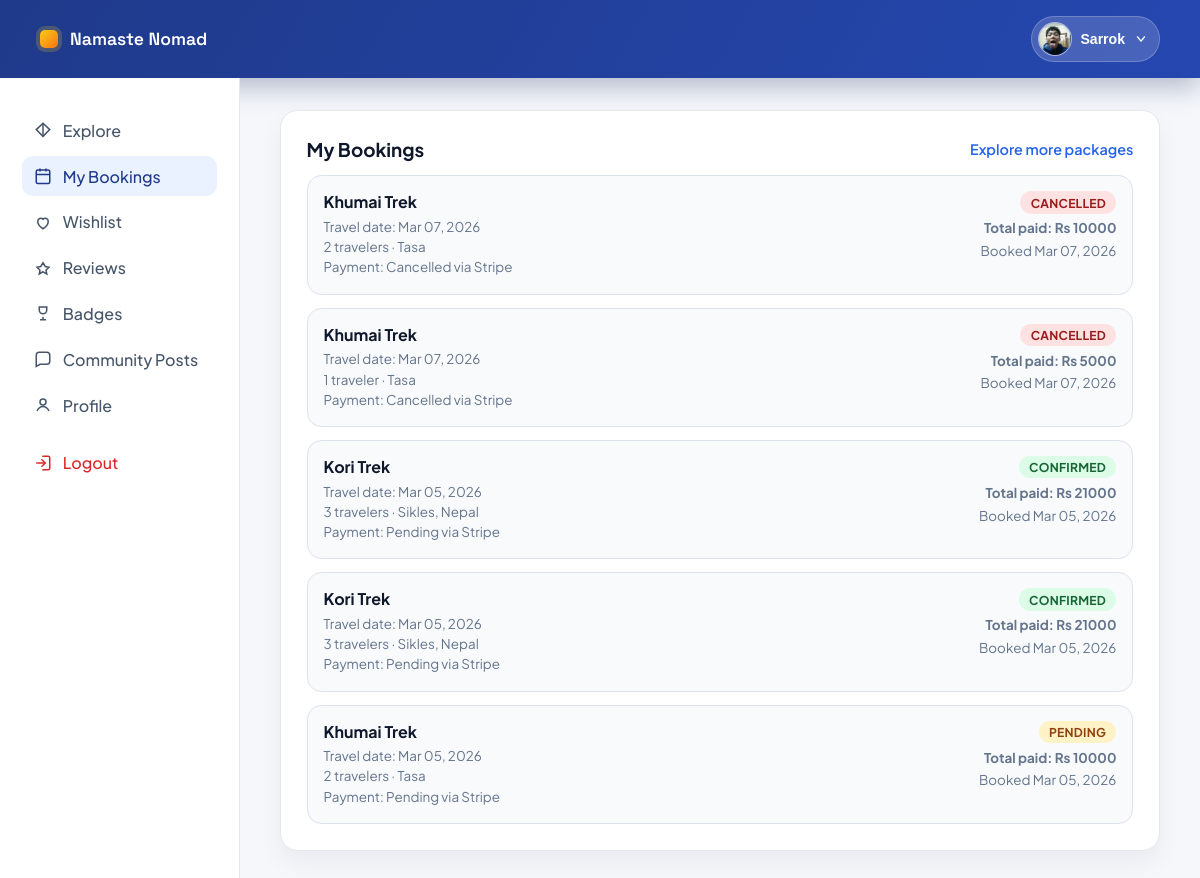
Page /accounts/traveler/bookings/ (signed in) on the earlier database version.
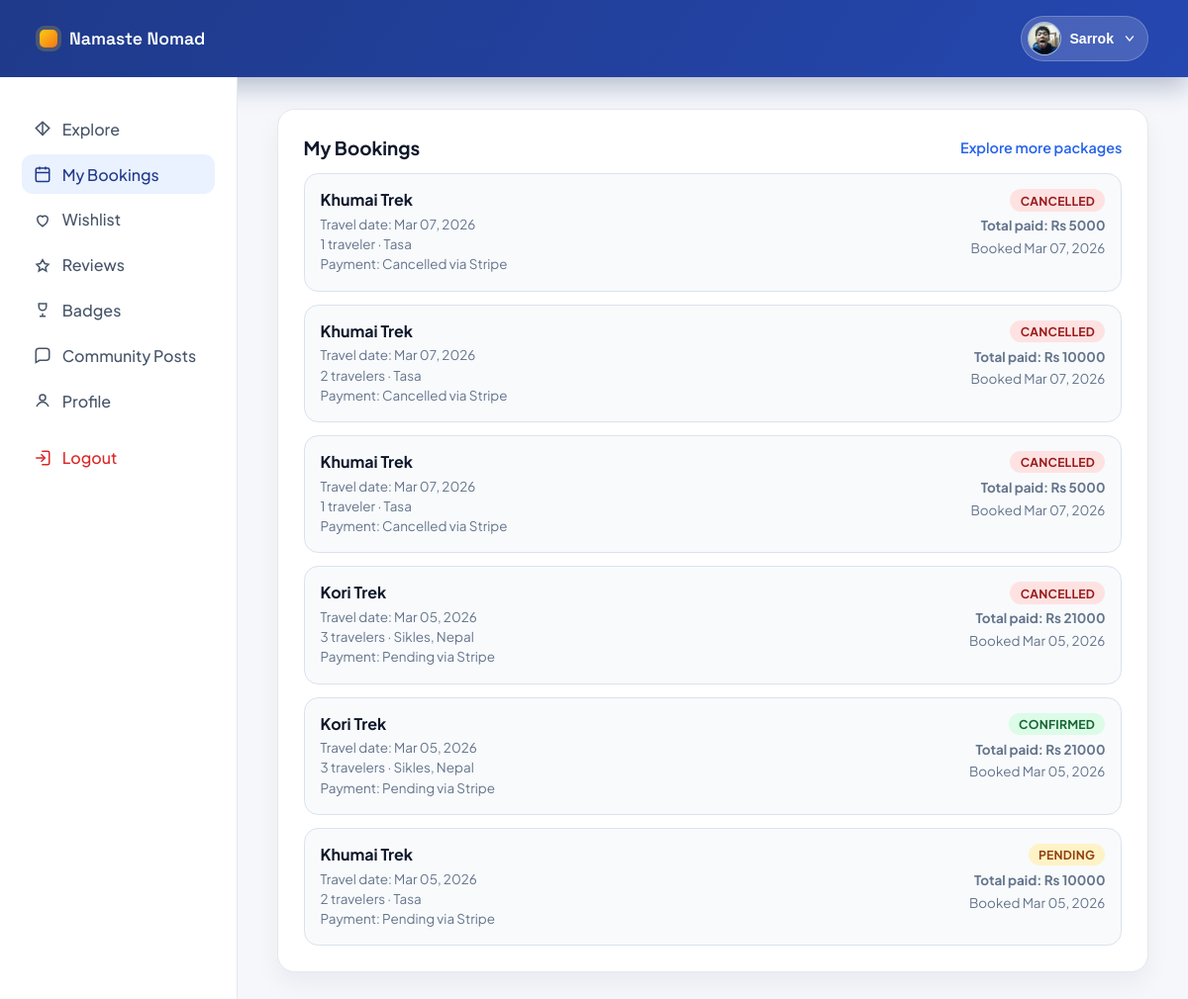
Same page on the later database version.
### core/models.py (models this page shows, shortened)
class Booking(models.Model):
    COMMISSION_VENDOR_RATE = Decimal('0.75')
    COMMISSION_PLATFORM_RATE = Decimal('0.25')
    STATUS_PAYMENT_PENDING = 'payment_pending'
    STATUS_PENDING = 'pending'
    STATUS_CONFIRMED = 'confirmed'
    STATUS_CANCELLED = 'cancelled'
    STATUS_CHOICES = [
        (STATUS_PAYMENT_PENDING, 'Payment Pending'),
        (STATUS_PENDING, 'Pending'),
        (STATUS_CONFIRMED, 'Confirmed'),
        (STATUS_CANCELLED, 'Cancelled'),
    ]
    PAYMENT_METHOD_STRIPE = 'stripe'
    PAYMENT_METHOD_ESEWA = 'esewa'
    PAYMENT_METHOD_KHALTI = 'khalti'
    PAYMENT_METHOD_CHOICES = [
        (PAYMENT_METHOD_STRIPE, 'Stripe'),
        (PAYMENT_METHOD_ESEWA, 'eSewa'),
        (PAYMENT_METHOD_KHALTI, 'Khalti'),
    ]
    PAYMENT_STATUS_PENDING = 'pending'
    PAYMENT_STATUS_PAID = 'paid'
    PAYMENT_STATUS_CANCELLED = 'cancelled'
    PAYMENT_STATUS_EXPIRED = 'expired'
    PAYMENT_STATUS_CHOICES = [
        (PAYMENT_STATUS_PENDING, 'Pending'),
        (PAYMENT_STATUS_PAID, 'Paid'),
        (PAYMENT_STATUS_CANCELLED, 'Cancelled'),
        (PAYMENT_STATUS_EXPIRED, 'Expired'),
    ]
    SOURCE_CHOICES = [
        ('direct', 'Direct'),
        ('partner', 'Partner'),
        ('social', 'Social'),
        ('marketplace', 'Marketplace'),
    ]
    package = models.ForeignKey(Package, on_delete=models.CASCADE, related_name='bookings')
    traveler = models.ForeignKey(
        settings.AUTH_USER_MODEL,
        on_delete=models.SET_NULL,
        related_name='traveler_bookings',
        null=True,
        blank=True,
    )
    vendor = models.ForeignKey(
        settings.AUTH_USER_MODEL,
        on_delete=models.SET_NULL,
        related_name='vendor_bookings',
        null=True,
        blank=True,
    )
    number_of_people = models.PositiveIntegerField(default=1)
    travel_date = models.DateField(default=date.today)
    special_notes = models.TextField(blank=True)
    start_date = models.DateField(null=True, blank=True)
    end_date = models.DateField(null=True, blank=True)
    status = models.CharField(max_length=20, choices=STATUS_CHOICES, default=STATUS_PAYMENT_PENDING)
    payment_method = models.CharField(
        max_length=20,
        choices=PAYMENT_METHOD_CHOICES,
        default=PAYMENT_METHOD_STRIPE,
    )
    payment_status = models.CharField(
        max_length=20,
        choices=PAYMENT_STATUS_CHOICES,
        default=PAYMENT_STATUS_PENDING,
    )
    payment_reference = models.CharField(max_length=255, blank=True)
    stripe_checkout_session_id = models.CharField(max_length=255, blank=True)
    paid_at = models.DateTimeField(null=True, blank=True)
    payment_expires_at = models.DateTimeField(null=True, blank=True)
    source = models.CharField(max_length=20, choices=SOURCE_CHOICES, default='direct')
    total_price = models.DecimalField(
        max_digits=10,
        decimal_places=2,
        validators=[MinValueValidator(0)],
    )
    vendor_amount = models.DecimalField(
        max_digits=10,
        decimal_places=2,
        validators=[MinValueValidator(0)],
        default=Decimal('0.00'),
    )
    platform_fee = models.DecimalField(
        max_digits=10,
        decimal_places=2,
        validators=[MinValueValidator(0)],
        default=Decimal('0.00'),
    )
    created_at = models.DateTimeField(auto_now_add=True)

class Package(models.Model):
    DIFFICULTY_CHOICES = (
        ('easy', 'Easy'),
        ('moderate', 'Moderate'),
        ('challenging', 'Challenging'),
        ('expedition', 'Expedition'),
    )
    CATEGORY_TREK = 'TREK'
    CATEGORY_TOUR = 'TOUR'
    CATEGORY_CHOICES = (
        (CATEGORY_TREK, 'Trek'),
        (CATEGORY_TOUR, 'Tour'),
    )
    vendor = models.ForeignKey(
        settings.AUTH_USER_MODEL,
        on_delete=models.CASCADE,
        related_name='vendor_packages',
    )
    title = models.CharField(max_length=200)
    category = models.CharField(max_length=10, choices=CATEGORY_CHOICES, default=CATEGORY_TREK)
    location = models.CharField(max_length=120, blank=True)
    description = models.TextField(blank=True)
    itinerary = models.TextField(blank=True)
    inclusions = models.TextField(blank=True)
    exclusions = models.TextField(blank=True)
    duration_days = models.PositiveSmallIntegerField(blank=True, null=True)
    difficulty = models.CharField(max_length=20, choices=DIFFICULTY_CHOICES, blank=True)
    group_size = models.PositiveSmallIntegerField(blank=True, null=True)
    available_slots = models.PositiveIntegerField(default=10)
    available_from = models.DateField(blank=True, null=True)
    available_until = models.DateField(blank=True, null=True)
    best_season = models.CharField(max_length=100, blank=True)
    image_url = models.URLField(blank=True)
    price = models.DecimalField(
        max_digits=10,
        decimal_places=2,
        validators=[MinValueValidator(0)],
    )
    is_active = models.BooleanField(default=True)
    is_featured = models.BooleanField(default=False)
    views_count = models.PositiveIntegerField(default=0)
    created_at = models.DateTimeField(auto_now_add=True)

### accounts/views.py (the view)
# urls.py: path('traveler/bookings/', views.traveler_bookings, name='traveler_bookings'),
@never_cache
@login_required(login_url='traveler_login')
def traveler_bookings(request):
    if not _ensure_traveler(request):
        return redirect('traveler_login')
    profile = _get_traveler_profile(request.user)
    if profile is None:
        profile = TravelerProfile.objects.create(user=request.user)
    bookings = Booking.objects.filter(traveler=request.user).select_related(
        'package',
    ).order_by('-created_at')
    return render(request, 'accounts/traveler_bookings.html', {
        'traveler_profile': profile,
        'bookings': bookings,
        'active_page': 'bookings',
    })

### accounts/views.py (called while the page is built)
def _get_traveler_profile(user):
    try:
        return user.traveler_profile
    except TravelerProfile.DoesNotExist:
        return None

def _ensure_traveler(request):
    if getattr(request.user, 'user_type', '') != 'traveler':
        messages.error(request, 'Traveler access only.')
        return False
    return True

### accounts/templates/accounts/traveler_bookings.html (shortened to what this page needs)
{% extends "accounts/traveler_base.html" %}
{% block traveler_content %}
    <section class="card bookings-card">
        <div class="section-head">
            <h1>My Bookings</h1>
            <a href="{% url 'traveler_home' %}">Explore more packages</a>
        </div>
        {% if bookings %}
            <div class="bookings-list">
                {% for booking in bookings %}
                    <article class="booking-item">
                        <div class="booking-item-main">
                            <h3><a href="{% url 'package_detail' booking.package.id %}">{{ booking.package.title }}</a></h3>
                            <p>Travel date: {{ booking.travel_date|date:"M d, Y" }}</p>
                            <p>{{ booking.number_of_people }} traveler{{ booking.number_of_people|pluralize }} · {{ booking.package.location|default:"Nepal" }}</p>
                            <p>Payment: {{ booking.get_payment_status_display }} via {{ booking.get_payment_method_display }}</p>
                        </div>
                        <div class="booking-item-meta">
                            <span class="status-pill status-{{ booking.status }}">{{ booking.get_status_display }}</span>
                            <strong>Total paid: Rs {{ booking.total_price|floatformat:0 }}</strong>
                            <span>Booked {{ booking.created_at|date:"M d, Y" }}</span>
                        </div>
                    </article>
                {% endfor %}
            </div>
        {% else %}
            <p class="empty-state">You do not have any bookings yet.</p>
        {% endif %}
    </section>
{% endblock %}

Differences in the rows shown:
added Booking: package "Khumai Trek", travel_date "Mar 07, 2026", number_of_people "1", package.location "Tasa", payment_status "Cancelled", payment_method "Stripe", status "CANCELLED", total_price "5000", created_at "Mar 07, 2026"
changed Booking (number 4 of 6 on the later page): status "CONFIRMED" → "CANCELLED"
